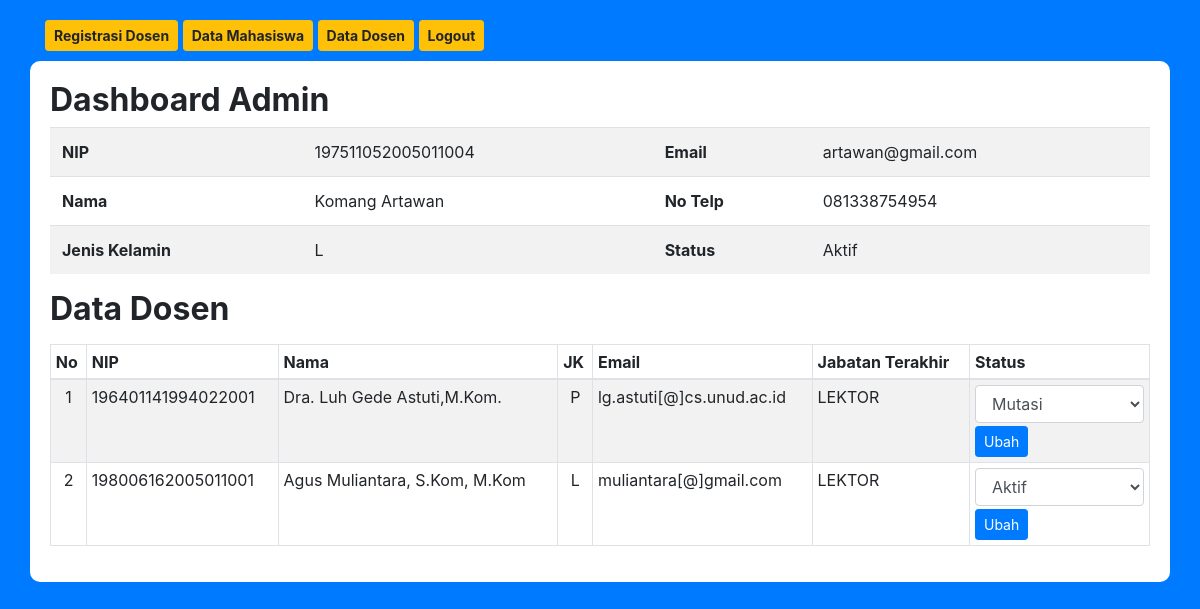
Screenshot of /adminDosen.php (signed in) with the database file from the repository.
### tables this page shows
CREATE TABLE `dosen` (
  `nip` varchar(30) NOT NULL,
  `nama` varchar(50) DEFAULT NULL,
  `email` varchar(30) DEFAULT NULL,
  `jk` enum('P','L') DEFAULT NULL,
  `jabatan` varchar(20) DEFAULT NULL,
  `no_telp` varchar(20) DEFAULT NULL,
  `alamat` varchar(100) DEFAULT NULL,
  `agama` varchar(10) DEFAULT NULL,
  `tmp_lahir` varchar(30) DEFAULT NULL,
  `tgl_lahir` date DEFAULT NULL,
  `status_dosen` varchar(30) DEFAULT NULL
);

CREATE TABLE `user` (
  `id` varchar(30) NOT NULL,
  `password` varchar(50) DEFAULT NULL,
  `level` varchar(10) DEFAULT NULL,
  `status_akun` varchar(30) DEFAULT NULL
);

### adminDosen.php (the view, shortened to what this page needs)
<?php
$id     = $_SESSION['idUser'];
?>
<!doctype html>
<html lang="en">
  <head>
    <link rel="stylesheet" type="text/css" href="css/bootstrap.min.css">
    <link rel="stylesheet" type="text/css" href="css/style.css">
  </head>
  <body>
  <div class="container" style="margin-top:20px;">
        <a href="dosenRegis.php"><button class="btn btn-warning btn-sm"><b>Registrasi Dosen</b></button></a>
        <a href="adminDashboard.php"><button class="btn btn-warning btn-sm"><b>Data Mahasiswa</b></button></a>
        <a href="adminDosen.php"><button class="btn btn-warning btn-sm"><b>Data Dosen</b></button></a>
        <a href="logout.php"><button class="btn btn-warning btn-sm"><b>Logout</b></button></a>
    </div>
    <div class="container" style="background: #fff; padding: 20px; border-radius: 10px; margin-top: 10px;">
    <h2><b>Dashboard Admin</b></h2>
        <?php
            include 'connect.php';
            $getData    = mysqli_query($conn, "SELECT nip, nama, email, jk, no_telp, status_admin FROM admin WHERE nip='$id'");
            $data       = mysqli_fetch_array($getData);
            $nip        = $data['nip'];
            $nama       = $data['nama'];
            $email      = $data['email'];
            $jk         = $data['jk'];
            $no_telp    = $data['no_telp'];
            $status_admin = $data['status_admin'];
        ?>
        <table class="table table-striped">
            <tr>
                <th>NIP</th>
                <td><?php echo $nip; ?></td>
                <th>Email</th>
                <td><?php echo $email; ?></td>
            </tr>
            <tr>
                <th>Nama</th>
                <td><?php echo $nama; ?></td>
                <th>No Telp</th>
                <td><?php echo $no_telp; ?></td>
            </tr>
            <tr>
                <th>Jenis Kelamin</th>
                <td><?php echo $jk; ?></td>
                <th>Status</th>
                <td><?php echo $status_admin; ?></td>
            </tr>
        </table>
        <h2 style="margin-top:10px;"><b>Data Dosen</b></h2>
        <table class="table table-striped table-sm table-bordered" style="margin-top:15px;">
                <thead>
                <tr>
                    <th>No</th>
                    <th>NIP</th>
                    <th>Nama</th>
                    <th>JK</th>
                    <th>Email</th>
                    <th>Jabatan Terakhir</th>
                    <th>Status</th>
                </tr>
                </thead>
                <tbody id="tabel">
                <?php
                    include "connect.php";
                    $query_mysqli = mysqli_query($conn, "SELECT * FROM dosen ")or die(mysql_error());
                    $nomor = 1;
                    while($data = mysqli_fetch_array($query_mysqli)){
                ?>
                <tr>
                    <td align="center"><?php echo $nomor++; ?></td>
                    <td><?php echo $data['nip']; ?></td>
                    <td><?php echo $data['nama']; ?></td>
                    <td align="center"><?php echo $data['jk']; ?></td>
                    <td><?php echo $data['email']; ?></td>
                    <td><?php echo $data['jabatan']; ?></td>
                    <?php $nip = $data['nip']; ?>
                    <td>
                    <form method="post" id="form-ubah-mhs" action="adminUpdateDosen.php">
                        <?php
                          $getUser = mysqli_query($conn, "SELECT status_akun FROM USER WHERE id='$nip' AND level='2'");
                          $dataUser = mysqli_fetch_array($getUser);
                        ?>
                        <select class="form-control" name="status_akun" id="status_akun">
                            <option value="<?php echo $dataUser['status_akun']; ?>"><?php echo $dataUser['status_akun']; ?></option>
                        </select>
                        <button type="submit" id="btn-ubah-mhs" class="btn btn-primary btn-sm" style="margin-top:3px;">Ubah</button>
                    </form>
                    </td>
                </tr>
                <?php } ?>
                </tbody>
            </table>
    </div>
  </body>
</html>

### css/style.css (style rules this page uses)
body { background-color: #007bff; }
a { text-decoration: none; }

### rows the page displays
dosen: nip "196401141994022001", nama "Dra. Luh Gede Astuti,M.Kom.", jk "P", email "lg.astuti[@]cs.unud.ac.id", jabatan "LEKTOR", status_akun "Mutasi"
dosen: nip "198006162005011001", nama "Agus Muliantara, S.Kom, M.Kom", jk "L", email "muliantara[@]gmail.com", jabatan "LEKTOR", status_akun "Aktif"

### other values shown
$nip "197511052005011004"
$email "artawan@gmail.com"
$nama "Komang Artawan"
$no_telp "081338754954"
$jk "L"
$status_admin "Aktif"
